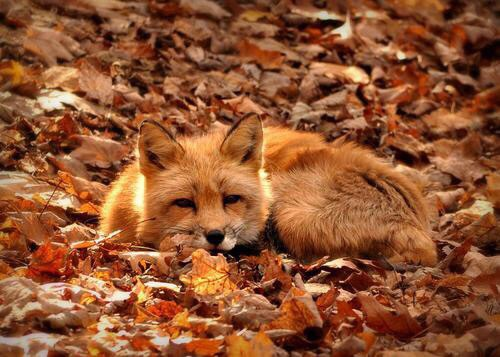
#> input picture ColorTransformation/fox.jpg, 500 x 357 px
$ python ColorTransformation.py
#> lines starting #> are read from the running program, lines starting #| are printed output that depends on the picture
import cv2
import numpy as np
import matplotlib.pyplot as plt

# Color Mappings

fox = 'fox.jpg'
wall = 'wall.jpg'

read_img = cv2.imread(fox)
#> read_img is the input picture: shape (357, 500, 3); mean B, G, R 49.6, 83.9, 144.1
gray_img = cv2.cvtColor(read_img, cv2.COLOR_RGB2GRAY)
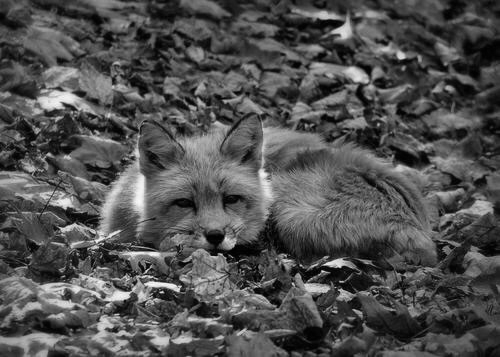
#> gray_img: shape (357, 500); min 0, max 248, mean 80.5
cv2.imwrite('gray_img.jpg', gray_img)
rgb_img = cv2.cvtColor(read_img, cv2.COLOR_BGR2RGB)
cv2.imwrite('rgb_img.jpg', rgb_img)
rgb_hsv_img = cv2.cvtColor(read_img, cv2.COLOR_RGB2HSV)
#> rgb_hsv_img: shape (357, 500, 3); mean H, S, V 109.7, 177.4, 144.1
cv2.imwrite('rgb_hsv_img.jpg', rgb_hsv_img)
bgr_hsv_img = cv2.cvtColor(read_img, cv2.COLOR_BGR2HSV)
#> bgr_hsv_img: shape (357, 500, 3); mean H, S, V 12.6, 177.4, 144.1
cv2.imwrite('bgr_hsv_img.jpg', bgr_hsv_img)
hls_img = cv2.cvtColor(read_img, cv2.COLOR_RGB2HLS)
#> hls_img: shape (357, 500, 3); mean of channels 0, 1, 2 109.7, 96.9, 156.4
cv2.imwrite('hls_img.jpg', hls_img)
